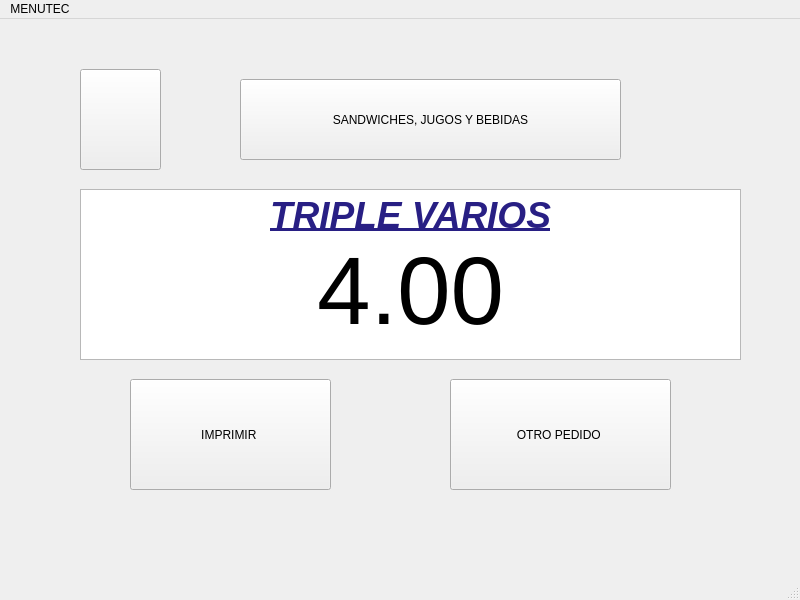
<?xml version="1.0" encoding="UTF-8"?>
<ui version="4.0">
 <class>panes7Window</class>
 <widget class="QMainWindow" name="panes7Window">
  <property name="geometry">
   <rect>
    <x>0</x>
    <y>0</y>
    <width>800</width>
    <height>600</height>
   </rect>
  </property>
  <property name="windowTitle">
   <string>MainWindow</string>
  </property>
  <widget class="QWidget" name="centralwidget">
   <widget class="QTextEdit" name="textEdit_2">
    <property name="geometry">
     <rect>
      <x>80</x>
      <y>170</y>
      <width>661</width>
      <height>171</height>
     </rect>
    </property>
    <property name="html">
     <string>&lt;!DOCTYPE HTML PUBLIC &quot;-//W3C//DTD HTML 4.0//EN&quot; &quot;http://www.w3.org/TR/REC-html40/strict.dtd&quot;&gt;
&lt;html&gt;&lt;head&gt;&lt;meta name=&quot;qrichtext&quot; content=&quot;1&quot; /&gt;&lt;style type=&quot;text/css&quot;&gt;
p, li { white-space: pre-wrap; }
&lt;/style&gt;&lt;/head&gt;&lt;body style=&quot; font-family:'Ubuntu'; font-size:11pt; font-weight:400; font-style:normal;&quot;&gt;
&lt;p align=&quot;center&quot; style=&quot; margin-top:0px; margin-bottom:0px; margin-left:0px; margin-right:0px; -qt-block-indent:0; text-indent:0px;&quot;&gt;&lt;span style=&quot; font-size:28pt; font-weight:600; font-style:italic; text-decoration: underline; color:#281f84;&quot;&gt;TRIPLE VARIOS&lt;/span&gt;&lt;/p&gt;
&lt;p align=&quot;center&quot; style=&quot; margin-top:0px; margin-bottom:0px; margin-left:0px; margin-right:0px; -qt-block-indent:0; text-indent:0px;&quot;&gt;&lt;span style=&quot; font-size:72pt;&quot;&gt;4.00&lt;/span&gt;&lt;/p&gt;&lt;/body&gt;&lt;/html&gt;</string>
    </property>
   </widget>
   <widget class="QPushButton" name="btnIzquierda57">
    <property name="geometry">
     <rect>
      <x>80</x>
      <y>50</y>
      <width>81</width>
      <height>101</height>
     </rect>
    </property>
    <property name="text">
     <string/>
    </property>
    <property name="icon">
     <iconset>
      <normaloff>flecha-hacia-la-izquierda-antes-de-icono-4330-128.png</normaloff>flecha-hacia-la-izquierda-antes-de-icono-4330-128.png</iconset>
    </property>
    <property name="iconSize">
     <size>
      <width>100</width>
      <height>100</height>
     </size>
    </property>
   </widget>
   <widget class="QPushButton" name="btnImprimir57">
    <property name="geometry">
     <rect>
      <x>130</x>
      <y>360</y>
      <width>201</width>
      <height>111</height>
     </rect>
    </property>
    <property name="text">
     <string>IMPRIMIR </string>
    </property>
   </widget>
   <widget class="QPushButton" name="btnPanes7">
    <property name="geometry">
     <rect>
      <x>240</x>
      <y>60</y>
      <width>381</width>
      <height>81</height>
     </rect>
    </property>
    <property name="text">
     <string>SANDWICHES, JUGOS Y BEBIDAS</string>
    </property>
    <property name="icon">
     <iconset>
      <normaloff>UTEC.png</normaloff>UTEC.png</iconset>
    </property>
   </widget>
   <widget class="QPushButton" name="btnPedido57">
    <property name="geometry">
     <rect>
      <x>450</x>
      <y>360</y>
      <width>221</width>
      <height>111</height>
     </rect>
    </property>
    <property name="text">
     <string>OTRO PEDIDO </string>
    </property>
   </widget>
  </widget>
  <widget class="QMenuBar" name="menubar">
   <property name="geometry">
    <rect>
     <x>0</x>
     <y>0</y>
     <width>800</width>
     <height>25</height>
    </rect>
   </property>
   <widget class="QMenu" name="menuMENUTEC">
    <property name="title">
     <string>MENUTEC</string>
    </property>
   </widget>
   <addaction name="menuMENUTEC"/>
  </widget>
  <widget class="QStatusBar" name="statusbar"/>
 </widget>
 <resources/>
 <connections/>
</ui>
